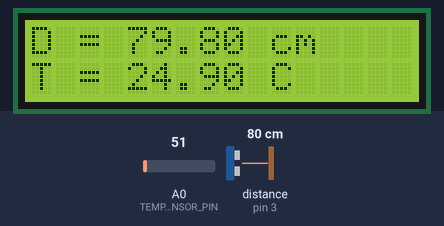
A sketch run on a simulated Arduino Uno, built with avr-gcc and run on an emulated ATmega328P. Parts: 16×2 character LCD. Wiring (inferred from the names in the program): ultrasonic range finder: trigger pin 2; echo pin 3. The test bench sets the inputs (shaded band); at power-on: distance to the obstacle (sensor on pin 3) 80 cm, A0 (TEMPERATURE_SENSOR_PIN) = 51. The echo pulse lasts 58.3 µs per cm.

Above: at 1.2 s.
1.3 s: distance to the obstacle (sensor on pin 3) set to 2 cm
At 2.9 s:
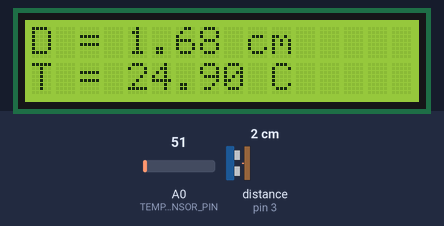
3.2 s: A0 (TEMPERATURE_SENSOR_PIN) set to 61
At 4.5 s:
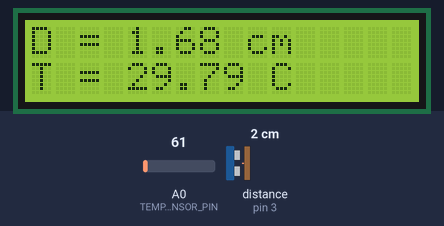
4.8 s: distance to the obstacle (sensor on pin 3) set to 4 cm
At 5.7 s:
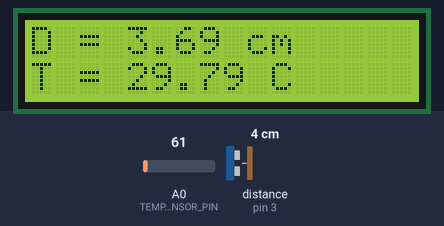
6.5 s: A0 (TEMPERATURE_SENSOR_PIN) set to 71
At 6.9 s:
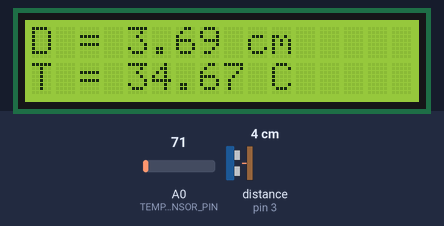
8.1 s: distance to the obstacle (sensor on pin 3) set to 9 cm
At 9.3 s:
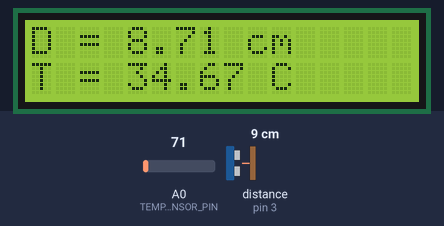
9.7 s: A0 (TEMPERATURE_SENSOR_PIN) set to 86
At 10.6 s:
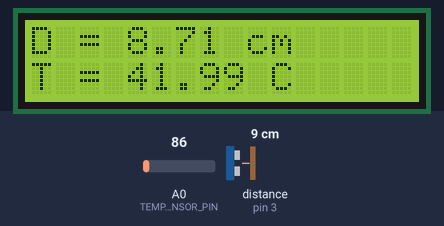
Timing chart, 0 to 12.4 s (numbered marks = the images above; inputs shaded):
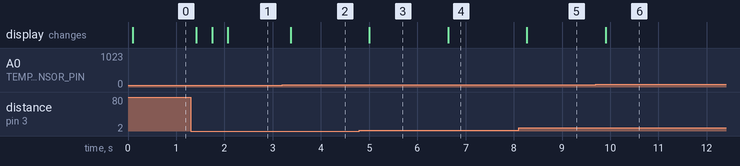

Measured:
- after the input at 1.3 s, the display: changes after 0.12 s (image 1)
- after the input at 3.2 s, the display: changes after 0.18 s (image 2)
- after the input at 4.8 s, the display: changes after 0.21 s (image 3)
- after the input at 6.5 s, the display: changes after 0.14 s (image 4)
- after the input at 8.1 s, the display: changes after 0.17 s (image 5)
- after the input at 9.7 s, the display: changes after 0.21 s (image 6)

The sketch:

arduino_sketch.ino
```cpp
#include <LiquidCrystal_I2C.h>

#define ULTRASONIC_SENSOR_ECHO_PIN 3
#define ULTRASONIC_SENSOR_TRIGGER_PIN 2
#define TEMPERATURE_SENSOR_PIN A0

float currentDistance = -1.0;
float currentTemp = -1.0;
LiquidCrystal_I2C lcd(0x27,16,2);

void setup() {
  // Initialize the LCD.
  lcd.init();
  // Turn on the backlight.
  lcd.backlight();
  // Define the pin modes as needed.
  pinMode(ULTRASONIC_SENSOR_TRIGGER_PIN, OUTPUT);
  pinMode(ULTRASONIC_SENSOR_ECHO_PIN, INPUT);
}

void loop() {
  // Get the current values.
  currentDistance = getDistanceInCm();
  currentTemp = getTemp();
  // Print the current values to the LCD.
  printMeasurementsToLcd(currentDistance, currentTemp);
  // Wait til the next measurement.
  delay(300);
}

void printMeasurementsToLcd(float distance, float temp) {
  // Ensure the LCD is cleared before printing new values.
  lcd.clear();
  // Print the distance on the first row.
  lcd.setCursor(0,0);
  lcd.print("D = ");
  lcd.print(distance);
  lcd.print(" cm");
  // Print the temperature on the second row.
  lcd.setCursor(0,1);
  lcd.print("T = ");
  lcd.print(temp);
  lcd.print(" C");
}

float getDistanceInCm() {
  float distanceInCm = -1.0;
  // Ensure that the trigger pin is set to low when start to measure.
  digitalWrite(ULTRASONIC_SENSOR_TRIGGER_PIN, LOW);
  delayMicroseconds(2);
  // Start the measuring.
  digitalWrite(ULTRASONIC_SENSOR_TRIGGER_PIN, HIGH);
  delayMicroseconds(10);
  digitalWrite(ULTRASONIC_SENSOR_TRIGGER_PIN, LOW);
  // Get the travel time of the echo.
  int travelTime = pulseIn(ULTRASONIC_SENSOR_ECHO_PIN, HIGH);
  // Calculate the distance in centimeters using the travel time, measured in microseconds.
  // The factor 0.03435 is used because that is how far ultrasonic travels in one microsecond.
  // The result is divided by 2, because the ultrasonic travels to the object and back to the sensor,
  // but we are only interested in the distance to the object.
  distanceInCm = (travelTime * 0.03435) / 2;
  return distanceInCm;
}

float getTemp() {
  float value = -1.0;
  value = analogRead(TEMPERATURE_SENSOR_PIN);
  return (5.0 * value) / (1024 * 0.01);
}
```
